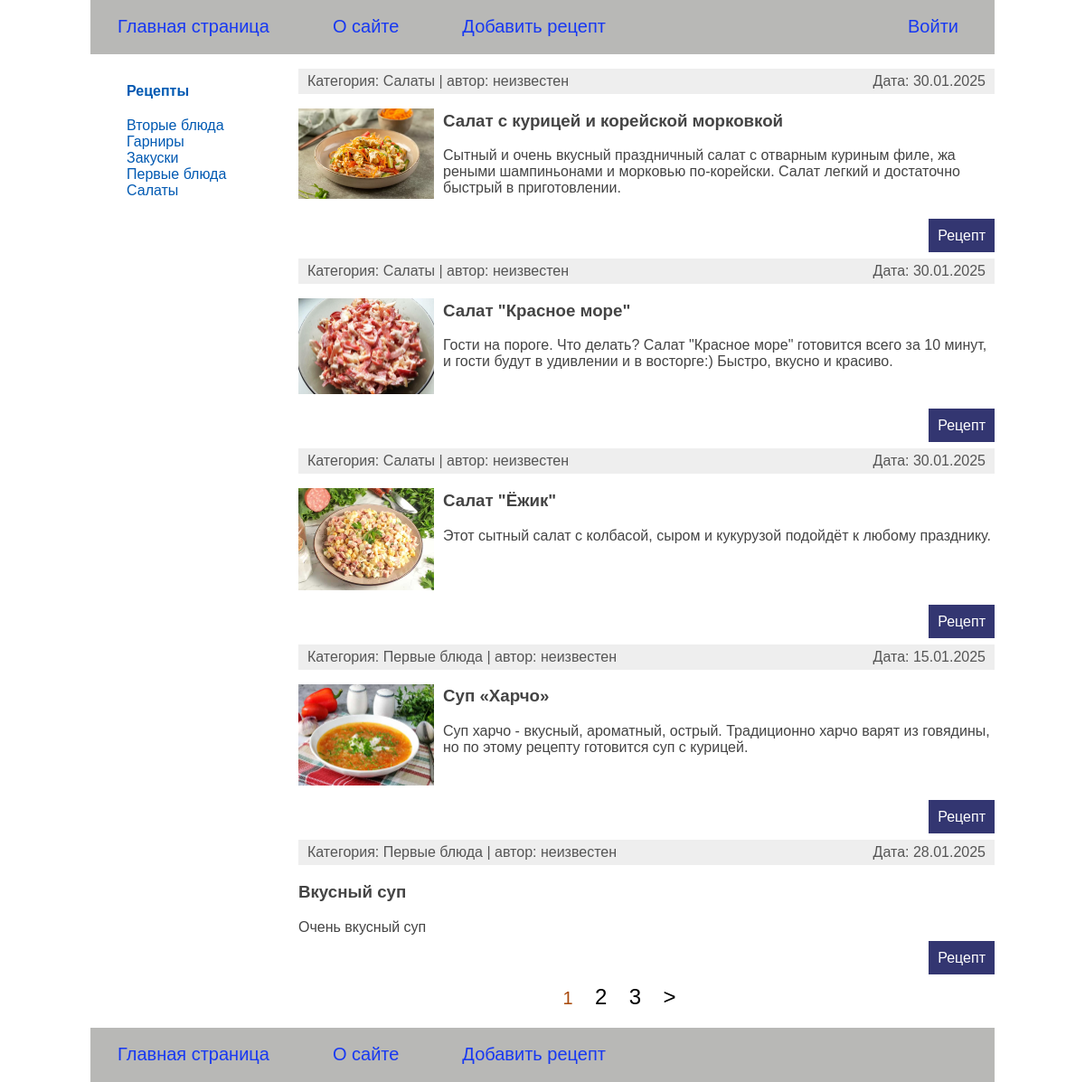
The page / on the database its author committed.
### recipeapp/models.py (models this page shows, shortened)
class Category(models.Model):
    category_name = models.CharField(max_length=100, db_index=True, verbose_name='Категория')
    category_slug = models.SlugField(max_length=100, unique=True, db_index=True, verbose_name='Slug')
    class Meta:
        verbose_name = 'Категория'
        verbose_name_plural = 'Категории'
    def get_absolut_url(self):
        return reverse('category', kwargs={'category_slug': self.category_slug})

class RecipeBase(models.Model):
    recipe_title = models.CharField(max_length=255, verbose_name='Название рецепта')
    photos = models.ImageField(upload_to='photos/%Y/%m/%d',
                               default=None,
                               blank=True,
                               null=True,
                               verbose_name='Изображение')
    short_description = models.TextField(blank=True, verbose_name='Короткое описание')
    cooking_description = models.TextField(blank=True, verbose_name='Пошаговый рецепт')
    time_create = models.DateTimeField(auto_now_add=True)
    time_update = models.DateTimeField(auto_now=True, verbose_name='Дата изменения')
    category = models.ForeignKey('Category', on_delete=models.PROTECT, related_name='cat_recipe', verbose_name='Категория')
    recipe_ingredients = models.ManyToManyField(
        Ingredients,
        related_name='ingredients_recipe',
        through='Composition',
        verbose_name="Ингредиенты"
    )
    def get_absolute_url(self):
        return reverse('detail', kwargs={'detail_id': self.pk})

### recipeapp/views.py (the view)
# urls.py: path('', RecipeIndexView.as_view(), name='home'),
class RecipeIndexView(DataMixin, ListView):
    template_name = 'recipeapp/recipe-index.html'
    context_object_name = 'recipe'
    title_page = 'Главная'
    category_selected = 0
    paginate_by = 5
    def get_queryset(self):
        return RecipeBase.objects.all()

### recipeapp/templatetags/recipe_tags.py (called while the page is built)
@register.inclusion_tag('recipeapp/list_categories.html')
def show_categories(category_selected_id=0):
    categories = Category.objects.annotate(total=Count('cat_recipe')).filter(total__gt=0)
    return {'categories': categories, 'category_selected': category_selected_id}

### recipeapp/templates/recipeapp/recipe-index.html (shortened to what this page needs)
{% extends 'base.html' %}
{% block content %}
  <ul>
    {% for attr in recipe %}
    <li class="li_main_page">
      <div class="article-panel">
      <p class="first">Категория: {{attr.category.category_name}} | автор:
      {{ attr.author.username|default:"неизвестен" }}</p>
      <p class="last">Дата: {{attr.time_update|date:"d.m.Y" }}</p>
      </div>
      {% if attr.photos %}
      <p><img class="img-article-left thumb" src="{{attr.photos.url}}"></p>
      {% endif %}
      <h3>{{ attr.recipe_title }}</h3>
      {% autoescape off %}
        {{ attr.short_description|linebreaks }}
      {% endautoescape %}
        <p class="link-read-detail"><a href="{{ attr.get_absolute_url }}">Рецепт</a></p>
    </li>
    {% endfor %}
  </ul>
{% endblock %}
{% block navigate %}
{% if  page_obj.has_other_pages %}
  <nav class="list-pages">
    <ul>
      {% for p in paginator.page_range %}
      {% if page_obj.number == p %}
        <li class="page-num page-num-selected">{{ p }}</li>
      {% elif p > page_obj.number|add:-3 and p <= page_obj.number|add:2 %}
        <li class="page-num">
          <a href="?page={{ p }}">{{ p }}</a>
        </li>
      {% endif %}
      {% endfor %}
      {% if page_obj.has_next %}
        <li class="page-num">
            <a href="?page={{ page_obj.next_page_number }}">&gt;</a>
        </li>
      {% endif %}
    </ul>
  </nav>
{% endif %}
{% endblock %}

### recipeapp/templates/recipeapp/list_categories.html
{% for category in categories %}
    {% if category.id == category_selected %}
        <li class="selected">{{ category.category_name }}</li>
    {% else %}
        <li class="selected_cat"><a href="{{ category.get_absolut_url }}">{{ category.category_name }}</a></li>
    {% endif %}
{% endfor %}

### recipeapp/static/recipeapp/css/styles.css (style rules this page uses)
html, body { font-family: 'Arial'; margin: 0; padding: 0; height: 100%; width: 100%; color: #444; }
a { color: #0059b2; text-decoration: none; }
img { max-width: 600px; height: auto; }
.selected_cat { color: #0227cc; }
.li_main_page { list-style: none; }
p.link-read-detail { text-align: right; }
p.link-read-detail a { padding: 10px; min-width: 100px; background: #333671; color: #fff; text-decoration: none; }
div.article-panel { background: #eee; padding: 5px 10px 5px 10px; box-sizing: border-box; overflow: hidden; color: #555; }
.first { margin: 0; float: left; }
.last { margin: 0; float: right; }
.img-article-left { max-width: 300px; height: auto; float: left; padding: 0 10px 10px 0; }
.thumb { max-width: 150px; height: auto; }
.list-pages { text-align: center; margin: 0 0 20px 0; }
.list-pages ul { margin: 20px 0 0 0; padding: 0; list-style: none; }
.list-pages ul li { display: inline-block; margin: 0 20px 0 0; }
.list-pages a { color: #000; font-size: 24px; text-decoration: none; }
.list-pages .page-num-selected { border: none; color: #a9490a; font-size: 20px; }

### rows shown on the page
Category: category_name "Вторые блюда"
Category: category_name "Гарниры"
Category: category_name "Закуски"
Category: category_name "Первые блюда"
Category: category_name "Салаты"
RecipeBase: category.category_name "Салаты", author.username "неизвестен", time_update "30.01.2025", photos (picture), recipe_title "Салат с курицей и корейской морковкой", short_description "Сытный и очень вкусный праздничный салат с отварным куриным филе, жа реными шампиньонами и морковью по-корейски. Салат легкий и достаточно быстрый в приготовлении."
RecipeBase: category.category_name "Салаты", author.username "неизвестен", time_update "30.01.2025", photos (picture), recipe_title "Салат \"Красное море\"", short_description "Гости на пороге. Что делать? Салат \"Красное море\" готовится всего за 10 минут, и гости будут в удивлении и в восторге:) Быстро, вкусно и красиво."
RecipeBase: category.category_name "Салаты", author.username "неизвестен", time_update "30.01.2025", photos (picture), recipe_title "Салат \"Ёжик\"", short_description "Этот сытный салат с колбасой, сыром и кукурузой подойдёт к любому празднику."
RecipeBase: category.category_name "Первые блюда", author.username "неизвестен", time_update "15.01.2025", photos (picture), recipe_title "Суп «Харчо»", short_description "Суп харчо - вкусный, ароматный, острый. Традиционно харчо варят из говядины, но по этому рецепту готовится суп с курицей."
RecipeBase: category.category_name "Первые блюда", author.username "неизвестен", time_update "28.01.2025", recipe_title "Вкусный суп", short_description "Очень вкусный суп"

### other values the page prints
{{ m.title }} "О сайте" "Добавить рецепт" "Войти"
{{ p }} "1"
{{ p }} "2" "3"
{{ m.title }} "О сайте" "Добавить рецепт"
